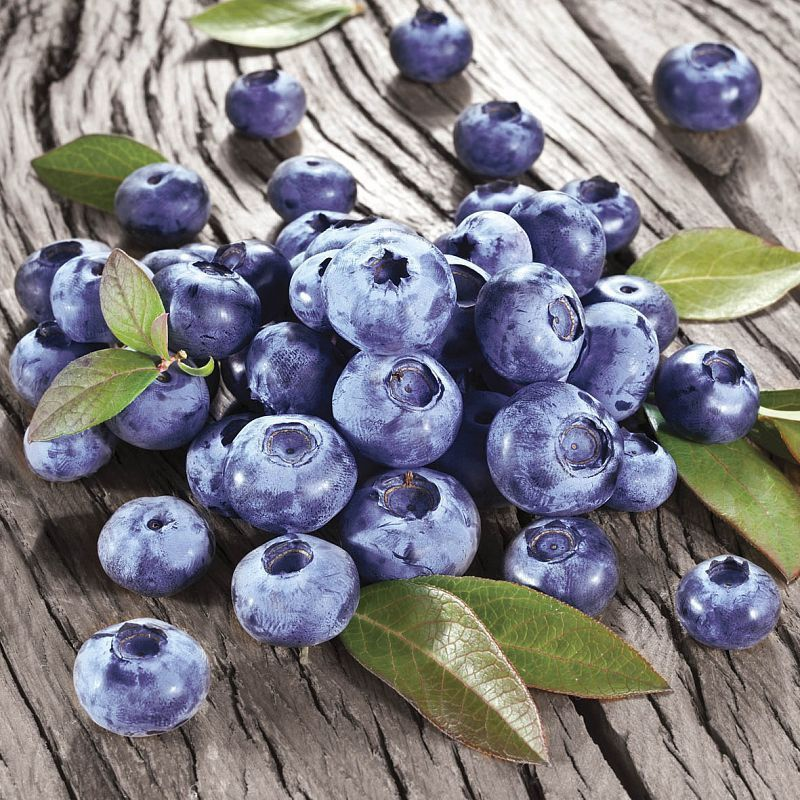
#> input picture images/lab5.jpg, 800 x 800 px; the run also reads 3 pictures not shown here
$ jupyter execute --allow-errors Lab_6.ipynb   (shell and % lines are left out)
#> lines starting #> are read from the running program, lines starting #| are printed output that depends on the picture
# Лабораторная работа 6.

# Cегментация изображений

[cell 1]
import sys
sys.path.append('../')
import numpy as np
import cv2 as cv
from sklearn.cluster import MeanShift, estimate_bandwidth
from sklearn.cluster import KMeans
from skimage.feature import peak_local_max
from skimage.segmentation import watershed
from skimage import data
from scipy import ndimage
import matplotlib.pyplot as plt
from utility import segmentation_utils

### Загрузим изображение

[cell 2]
image = cv.imread('../images/lab5.jpg')
#> image is the input picture: shape (800, 800, 3); mean B, G, R 132.8, 126.6, 127.7
image_hsv = cv.cvtColor(image, cv.COLOR_RGB2HSV)
#> image_hsv: shape (800, 800, 3); mean H, S, V 83.2, 59.5, 145.3
gray = cv.cvtColor(image, cv.COLOR_BGR2GRAY)
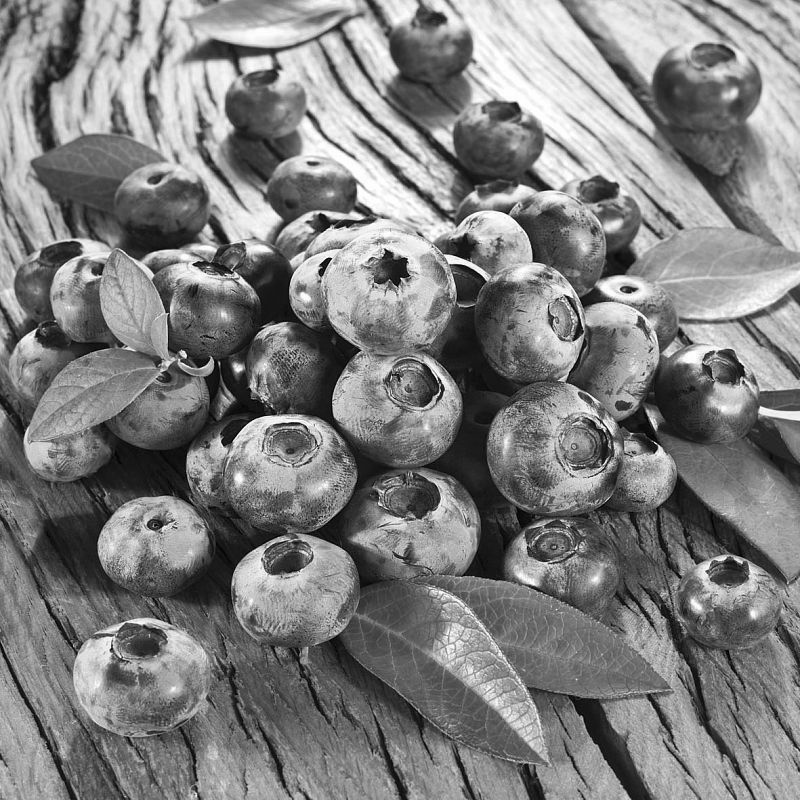
#> gray: shape (800, 800); min 0, max 255, mean 127.6

[cell 3]
img_points_berry_seed = cv.imread('../images/points_berry.bmp')
img_points_berry_seed= cv.cvtColor(img_points_berry_seed, cv.COLOR_BGR2RGB)

img_points_green_seed = cv.imread('../images/points_green.bmp')
img_points_green_seed= cv.cvtColor(img_points_green_seed, cv.COLOR_BGR2RGB)

img_points_wood_seed = cv.imread('../images/points_wood.bmp')
img_points_wood_seed= cv.cvtColor(img_points_wood_seed, cv.COLOR_BGR2RGB)

find_seed=[]
print(img_points_berry_seed[1,1])
#| [88 83 79]
print(img_points_berry_seed.shape[0])
#| 800
seeeds=[]
x_find=[]
y_find=[]
point_arr=[img_points_berry_seed,img_points_green_seed,img_points_wood_seed]
kek=[]
for k in range(0,3):
    for i in range(0,point_arr[k].shape[0]):
        for j in range(0,point_arr[k].shape[1]):
            if (point_arr[k][i,j][0]==255)and(point_arr[k][i,j][1]==0)and(point_arr[k][i,j][2]==0):
                find_seed.append((i,j))
    x_find.append(list(map(lambda x: x[1], find_seed)))
    y_find.append(list(map(lambda x: x[0], find_seed)))
    seeeds.append(find_seed)
    find_seed=[]

#print(find_seed)
plt.figure(figsize=(10,10))
plt.subplot(1, 3, 1)
plt.scatter(x_find[0], y_find[0], marker="x", color="red", s=50)
plt.imshow(img_points_berry_seed)
plt.subplot(1, 3, 2)
plt.scatter(x_find[1], y_find[1], marker="x", color="red", s=50)
plt.imshow(img_points_berry_seed)
plt.subplot(1, 3, 3)
plt.scatter(x_find[2], y_find[2], marker="x", color="red", s=50)
plt.imshow(img_points_berry_seed)

plt.show();
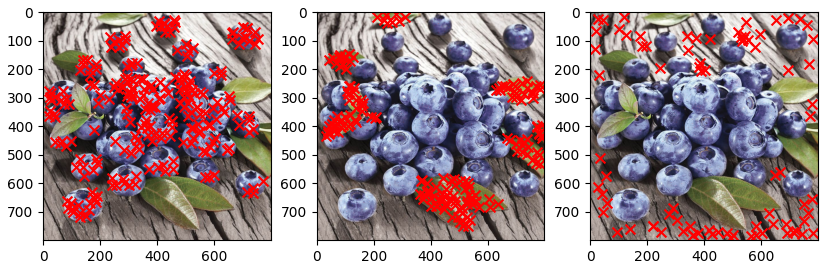
#> figure drawn by matplotlib, 3 panels
